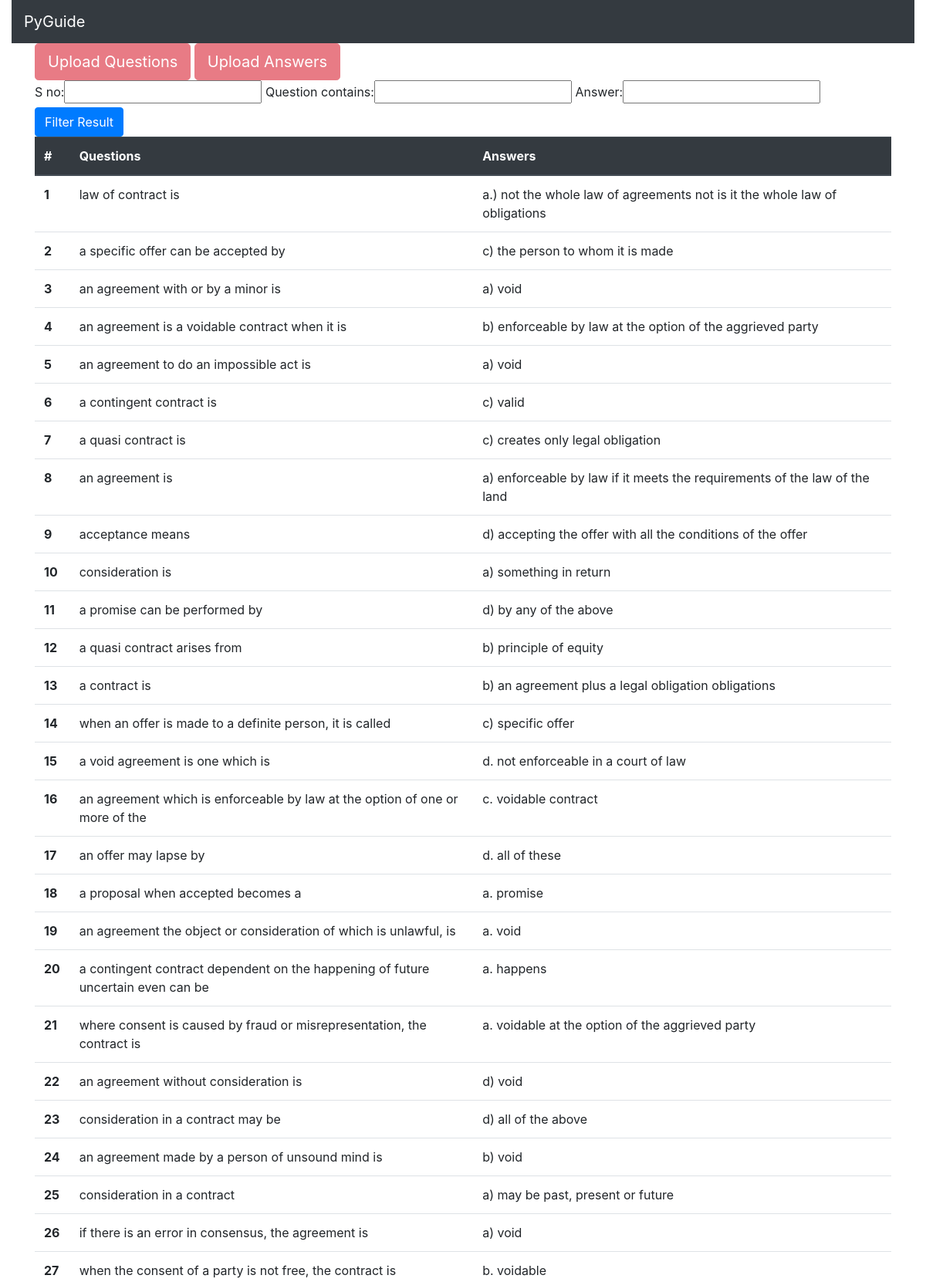
Screenshot of /subjects/legal_aspects_of_business/ (upper part) with the database file from the repository.
### guide/models.py (models this page shows, shortened)
class LegalAspectsOfBusiness(models.Model):
    s_no = models.PositiveIntegerField(null=True)
    question = models.CharField(max_length=100)
    answer = models.CharField(max_length=100, null=True)

### guide/views.py (the view)
# urls.py: path('subjects/legal_aspects_of_business/',
def legal_aspects_of_business(request):
    questions = LegalAspectsOfBusiness.objects.all()
    answers = Answer.objects.all()
    my_filter = LegalAspectsofBusinessFilter(request.GET, queryset=questions)
    questions = my_filter.qs
    context = {
        'questions': questions,
        'answers': answers,
        'my_filter': my_filter,
    }
    return render(request, 'guide/legal_aspects_of_business.html', context)

### guide/templates/guide/legal_aspects_of_business.html
{% extends 'base.html' %}
{% block content %}
<div class="container">
<a href={% url 'upload_question'%}<button type="button" class="btn btn-danger btn-lg disabled" aria-disabled="true">Upload Questions</button></a>
<a href={% url 'upload_answer'%}<button type="button" class="btn btn-danger btn-lg disabled" aria-disabled="true">Upload Answers</button></a>
<div class="container-list">
<form method="get">
  {{ my_filter.form }}
  <button type="submit" class="btn btn-primary">Filter Result</button>
</form>
<table class="table">
  <thead class="thead-dark">
    <tr>
      <th scope="col">#</th>
      <th scope="col">Questions</th>
      <th scope="col">Answers</th>
    </tr>
  </thead>
  <tbody>
  {% for question in questions %}
    <tr>
      <th scope="row">{{ question.s_no }}</th>
      <td>{{ question.question }}</td>
      <td>{{ question.answer }}</td>
    </tr>
  {% endfor %}
  </tbody>
</table>
  </div>
</div>
{% endblock  %}

### rows the page displays
LegalAspectsOfBusiness: s_no "1", question "law of contract is", answer "a.) not the whole law of agreements not is it the whole law of obligations"
LegalAspectsOfBusiness: s_no "2", question "a specific offer can be accepted by", answer "c) the person to whom it is made"
LegalAspectsOfBusiness: s_no "3", question "an agreement with or by a minor is", answer "a) void"
LegalAspectsOfBusiness: s_no "4", question "an agreement is a voidable contract when it is", answer "b) enforceable by law at the option of the aggrieved party"
LegalAspectsOfBusiness: s_no "5", question "an agreement to do an impossible act is", answer "a) void"
LegalAspectsOfBusiness: s_no "6", question "a contingent contract is", answer "c) valid"
LegalAspectsOfBusiness: s_no "7", question "a quasi contract is", answer "c) creates only legal obligation"
LegalAspectsOfBusiness: s_no "8", question "an agreement is", answer "a) enforceable by law if it meets the requirements of the law of the land"
LegalAspectsOfBusiness: s_no "9", question "acceptance means", answer "d) accepting the offer with all the conditions of the offer"
LegalAspectsOfBusiness: s_no "10", question "consideration is", answer "a) something in return"
LegalAspectsOfBusiness: s_no "11", question "a promise can be performed by", answer "d) by any of the above"
LegalAspectsOfBusiness: s_no "12", question "a quasi contract arises from", answer "b) principle of equity"
LegalAspectsOfBusiness: s_no "13", question "a contract is", answer "b) an agreement plus a legal obligation obligations"
LegalAspectsOfBusiness: s_no "14", question "when an offer is made to a definite person, it is called", answer "c) specific offer"
LegalAspectsOfBusiness: s_no "15", question "a void agreement is one which is", answer "d. not enforceable in a court of law"
LegalAspectsOfBusiness: s_no "16", question "an agreement which is enforceable by law at the option of one or more of the", answer "c. voidable contract"
LegalAspectsOfBusiness: s_no "17", question "an offer may lapse by", answer "d. all of these"
LegalAspectsOfBusiness: s_no "18", question "a proposal when accepted becomes a", answer "a. promise"
LegalAspectsOfBusiness: s_no "19", question "an agreement the object or consideration of which is unlawful, is", answer "a. void"
LegalAspectsOfBusiness: s_no "20", question "a contingent contract dependent on the happening of future uncertain even can be", answer "a. happens"
LegalAspectsOfBusiness: s_no "21", question "where consent is caused by fraud or misrepresentation, the contract is", answer "a. voidable at the option of the aggrieved party"
LegalAspectsOfBusiness: s_no "22", question "an agreement without consideration is", answer "d) void"
LegalAspectsOfBusiness: s_no "23", question "consideration in a contract may be", answer "d) all of the above"
LegalAspectsOfBusiness: s_no "24", question "an agreement made by a person of unsound mind is", answer "b) void"
LegalAspectsOfBusiness: s_no "25", question "consideration in a contract", answer "a) may be past, present or future"
LegalAspectsOfBusiness: s_no "26", question "if there is an error in consensus, the agreement is", answer "a) void"
LegalAspectsOfBusiness: s_no "27", question "when the consent of a party is not free, the contract is", answer "b. voidable"
